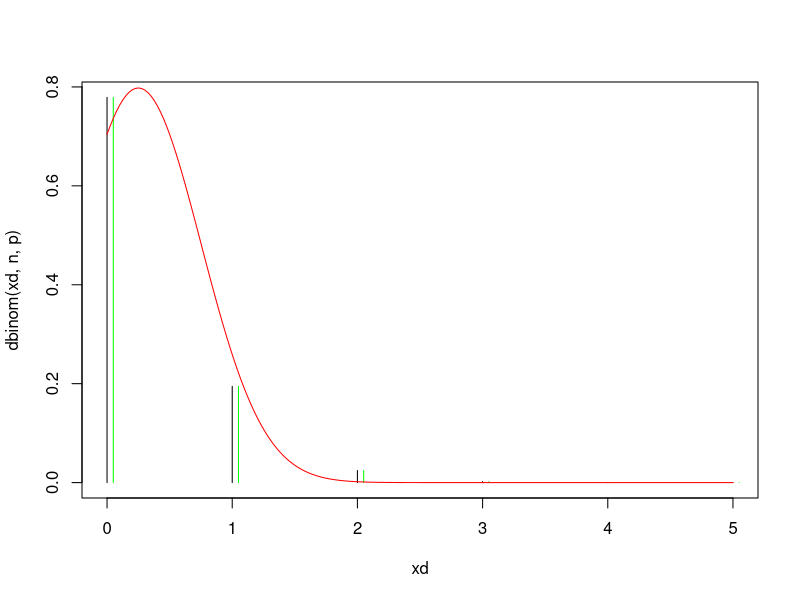

Here is the R script that generated this plot:
# OEFENING 1
rm(list=ls())


?seq
x = seq(0,5,length=200)
xd = 0:5


# 1 / 1 000 000 vliegtuigen geeft probleem
p = 1 / 1000000
# 250 000 vliegtuigen per jaar
n = 250000

# X = aantal vliegtuigongevallen per jaar
# S_X = {0,..., 250 000}

# X ~ bin(250 000, 1 / 1 000 000)
dbinom(2, n, p)
plot(xd,dbinom(xd,n,p),type="h")



# Benadering met poisson ( np>5 en n>100 )

# S_X2 = N

# lambda is de verwachtingswaarde
lambda = n*p

# X2 ~ pois(np) = pois(0.25)
dpois(2, lambda)

lines(xd+0.05, dpois(xd,lambda), type="h", col="green")



# Benadering met normale verdeling

# S_X3 = R

# X3 ~ N(mu, sigma^2)
# E(X3) = np = mu = 0.25
mu = n*p
# sqrt(Var(X2)) = 0.5 = sigma
sd = sqrt( n*p*(1-p) )

lines(x,dnorm(x,mu,sd),type="l",col="red")

# we integreren van 1.5 tot 2.5
pnorm(2.5,mu,sd) - pnorm(1.5,mu,sd)

# 0 benaderen van -oneindig tot 0.5
# 250 000 benaderen van 249999.5 tot plus oneindig
# de kansen in de staarten zijn zodanig klein

